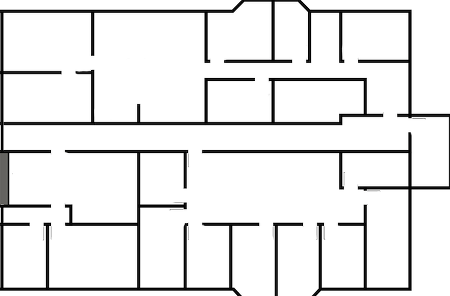
#> input picture Code_Astar/office.png, 450 x 296 px
$ python pathfind.py
#> lines starting #> are read from the running program, lines starting #| are printed output that depends on the picture; after the words box and inside, x2 and y2 are one past the last pixel; in counts of white or black regions, pixels touching at a corner belong together
"""
 Simple Astar path planning

 author: yowlings

 modified by David Filliat
"""

import cv2
import numpy as np
import time
import math
from matplotlib import pyplot as plt


# parameters
show_animation = False
heuristic_weight = 0.0

class pathfind():
    """
    Path finding in a occupancy grid map using AStar algorithms
    """
    def __init__(self, map_file, robot_radius, start, goal):
#> called with map_file = 'office.png', robot_radius = 2, start = (100, 42), goal = (190, 150)
        self.map_file = map_file
        self.robot_radius = robot_radius
        self.start = start
        self.goal = goal
        self.result_img = cv2.imread(self.map_file)
#> self.result_img is the input picture: shape (296, 450, 3); mean B, G, R 232, 232.1, 232.1
        self.map = cv2.imread(self.map_file, cv2.IMREAD_GRAYSCALE)
#> self.map: shape (296, 450); min 0, max 255, mean 232
        self.columns, self.rows = self.map.shape
#> self.columns = 296; self.rows = 450
        self.threshold()
        self.inflate()

    def distance(self,p,q):
        """
        Euclidian distance, for compatibility, equivalent to math.dist in python 3.8
        """
        return math.sqrt(sum((px - qx) ** 2.0 for px, qx in zip(p, q)))

    def threshold(self):
        """
        Binarize the obstacle map to 0/255
        """
        for i in range(self.columns):
            for j in range(self.rows):
                if self.map[i,j]>128:
                    self.map[i,j]=255
                else:
                    self.map[i,j]=0
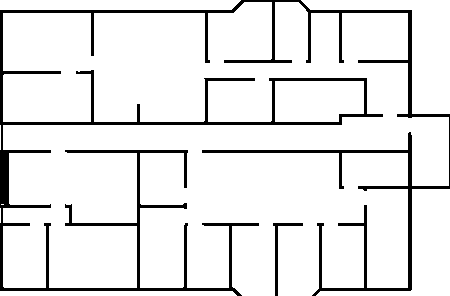
#> self.map: shape (296, 450); 90.7% white; 2 black regions, box (x1, y1, x2, y2) and area: (0, 0, 450, 296) 12090, (273, 223, 303, 296) 300


    def inflate(self):
        """
        Inflate the obstacle size to take the robot radius into account
        """
        old_map = self.map.copy()

        neighbors = np.arange(-self.robot_radius,self.robot_radius+1)
        for i in range(self.columns):
            for j in range(self.rows):
                if old_map[i,j]==0:
                    for u in neighbors:
                        for v in neighbors:
                            if(u!=0 and v!=0):
                                if (((i+u)>=0)&((i+u)<self.columns)&((j+v)>=0)&((j+v)<self.rows)):
                                    self.result_img[i+u,j+v,1]=128
                                    self.map[i+u,j+v]=0
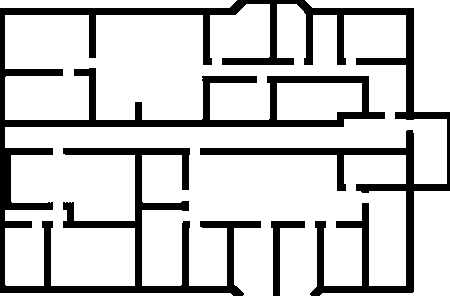
#> self.map: shape (296, 450); 79.2% white; 2 black regions, box (x1, y1, x2, y2) and area: (0, 0, 450, 296) 26971, (271, 221, 305, 296) 714
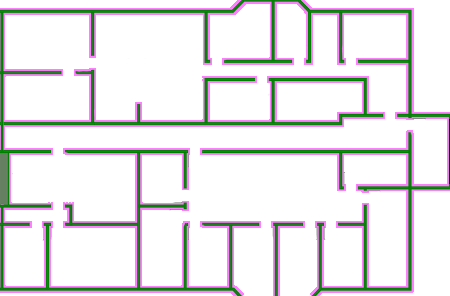
#> self.result_img: shape (296, 450, 3); mean B, G, R 232, 228.5, 232.1


    def get_neighbors(self,current):
        """
        Return neighbor nodes using 8-connectivity
        """
        neighbors = []
        if(current[0]+1<self.columns and self.map[current[0]+1,current[1]]==255):
            neighbors.append((current[0]+1, current[1]))
        if(current[0]-1>=0 and self.map[current[0]-1,current[1]]==255):
            neighbors.append((current[0]-1, current[1]))
        if(current[1]-1>=0 and self.map[current[0],current[1]-1]==255):
            neighbors.append((current[0], current[1]-1))
        if(current[1]+1<self.rows and self.map[current[0],current[1]+1]==255):
            neighbors.append((current[0], current[1]+1))
        if(current[0]+1<self.columns and current[1]+1<self.rows and self.map[current[0]+1,current[1]+1]==255):
            neighbors.append((current[0]+1, current[1]+1))
        if(current[0]-1>=0 and current[1]-1>=0 and self.map[current[0]-1,current[1]-1]==255):
            neighbors.append((current[0]-1, current[1]-1))
        if(current[1]-1>=0 and current[0]+1<self.columns and self.map[current[0]+1,current[1]-1]==255):
            neighbors.append((current[0]+1, current[1]-1))
        if(current[1]+1<self.rows and current[0]-1>=0 and self.map[current[0]-1,current[1]+1]==255):
            neighbors.append((current[0]-1, current[1]+1))

        return neighbors


    def heuristic(self,a,b):
        """
        Return heuristic for AStar
        """
        return self.distance(a,b)


    def draw_path(self):
        """
        Draw the computed path, after AStar
        """
        cv2.circle(self.result_img, (self.start[1],self.start[0]), 2, (255,0,0),2)
        cv2.circle(self.result_img, (self.goal[1],self.goal[0]), 2, (0,0,255),2)

        for current in self.path:
            cv2.circle(self.result_img, (current[1],current[0]), 0, (255,0,0),0)

        return self.result_img

    def get_path_length(self):
        """
        Return path length, after AStar
        """
        length = 0
        for i,k in zip(self.path[0::], self.path[1::]):
            length += self.distance(i, k)
        return length


    def astar(self):
        """
        Compute shortest path using AStar algorithm
        """
        frontier = {}
        frontier[self.start] = heuristic_weight * self.heuristic(self.goal, self.start)

        self.came_from = {}
        cost_so_far = {}
        closed = {}
        self.came_from[self.start] = None
        cost_so_far[self.start] = 0
        iter = 0

        while frontier:
            iter += 1

            current = min(frontier, key=frontier.get)

            # draw frontier for results
            self.result_img[current[0],current[1],1] = 255
            dist = cv2.distanceTransform(self.map, cv2.DIST_L2, 3)
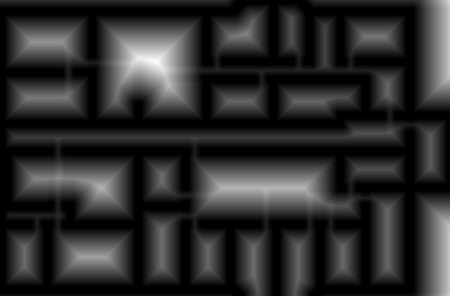
#> dist: shape (296, 450) float32; min 0, max 44.89, mean 7.8; drawn with min black and max white

            if current == self.goal:
                break

            neighbors = self.get_neighbors(current)
            for next in neighbors:
                new_cost = cost_so_far[current] + 5/dist[current] + self.distance(current, next)
                test = (next in closed) or ((next in frontier) and (new_cost > cost_so_far[next]))
                if not test:
                    cost_so_far[next] = new_cost
                    priority = new_cost + heuristic_weight * self.heuristic(self.goal, next)
                    frontier[next] = priority
                    self.came_from[next] = current

                    # draw frontier for results
                    self.result_img[next[0],next[1],0] = 0
                    self.result_img[next[0],next[1],1] = 0
#> this loop made 8 passes
#> (new_cost, priority) on passes 1 to 8: (1.26, 1.26), (1.26, 1.26), (1.26, 1.26), (1.26, 1.26), (1.68, 1.68), (1.68, 1.68), (1.68, 1.68), (1.68, 1.68)
#> self.result_img: shape (296, 450, 3); 0.01% of pixels changed, all inside (x1, y1, x2, y2) = (41, 99, 44, 102)
#> after the loop, cost_so_far = 9 items; frontier = 9 items; self.came_from = 9 items
            closed[current] = 1
            frontier.pop(current)

            if show_animation and iter % 100 ==0:
                plt.imshow(self.result_img)
                plt.pause(0.001)

        # Compute path
        current = self.goal
        self.path = [current]
        while current != self.start:
            current = self.came_from[current]
            self.path.append(current)
        self.path.append(self.start)
        self.path.reverse()


def main():
    map_file='office.png'
    start = (100,42)
    goal = (190,150)

    # [7 lines of commented-out code are left out]

    d1 = pathfind(map_file,2,start,goal)
    begin = time.time()
    d1.astar()
    end = time.time()


    print('Computing time : ',end - begin)
    print('Path length : ', d1.get_path_length())

    result_img = d1.draw_path()

    plt.imshow(result_img)
    plt.savefig(f'pathfind_map_{map_file[:-4]}_heuristic_{heuristic_weight}.png')
    print("Press Q in figure to finish...")
    plt.show()

if __name__ == '__main__':
    main()

$ run again, with Code_Astar/freespace.png copied over Code_Astar/office.png
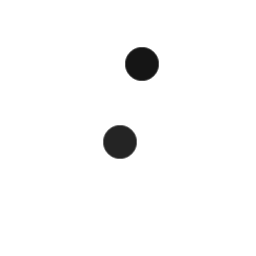
#> input picture Code_Astar/freespace.png, 256 x 256 px
#> in __init__, self.result_img is the input picture: shape (256, 256, 3); min 21, max 255, mean 248.9
#> after the loop in threshold, `for i in range(self.columns):`:
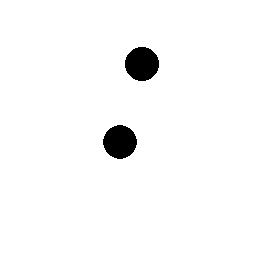
#> self.map: shape (256, 256); 97.3% white; 2 black regions, box (x1, y1, x2, y2) and area: (125, 47, 159, 81) 904, (103, 125, 137, 159) 880
#> in astar, `dist = cv2.distanceTransform(self.map, cv2.DIST_L2, 3)`:
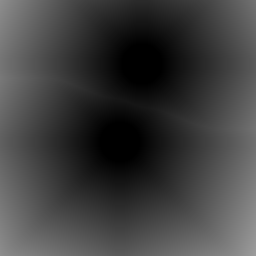
#> dist: shape (256, 256) float32; min 0, max 156.6, mean 62.8
#> the loop in astar, `for next in neighbors:` made 8 passes
#> (new_cost, priority) on passes 1 to 8: (1.07, 1.07), (1.07, 1.07), (1.07, 1.07), (1.07, 1.07), (1.48, 1.48), (1.48, 1.48), (1.48, 1.48), (1.48, 1.48)
#> after the loop in astar, `for next in neighbors:`: cost_so_far = 9 items

$ run again, with Code_Astar/pathfind.png copied over Code_Astar/office.png
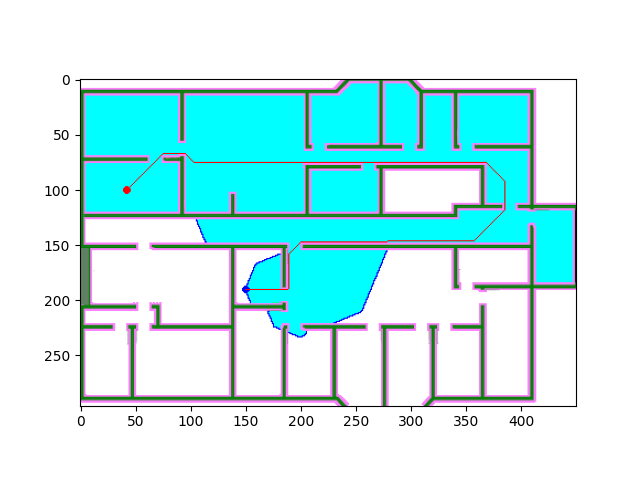
#> input picture Code_Astar/pathfind.png, 640 x 480 px
#> in __init__, self.result_img is the input picture: shape (480, 640, 3); mean B, G, R 240, 237.7, 191.3
#> after the loop in threshold, `for i in range(self.columns):`:
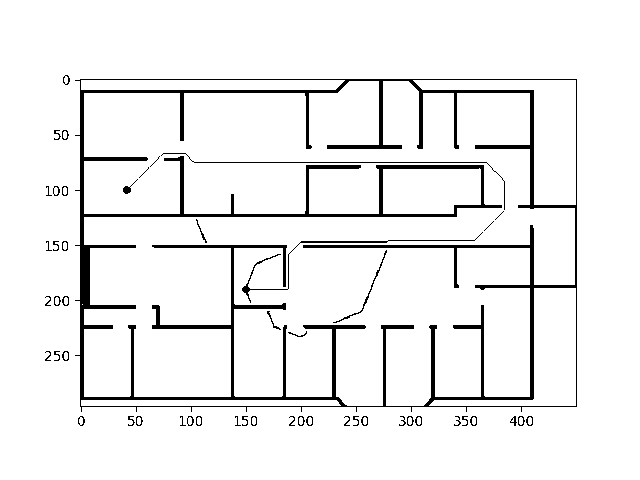
#> self.map: shape (480, 640); 93.9% white; 51 black regions (8 under 20 px), largest, box (x1, y1, x2, y2) and area: (75, 79, 577, 412) 16506, (242, 232, 483, 303) 486, (161, 153, 505, 210) 375
#> in astar, `dist = cv2.distanceTransform(self.map, cv2.DIST_L2, 3)`:
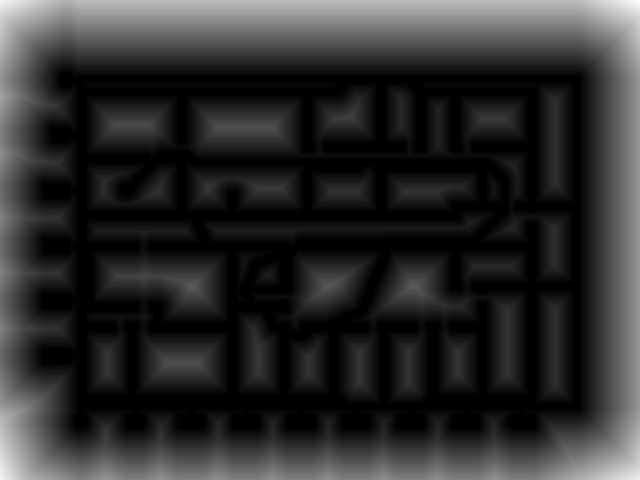
#> dist: shape (480, 640) float32; min 0, max 98.81, mean 17.8; drawn with min black and max white
#> the loop in astar, `for next in neighbors:` made 8 passes
#> (new_cost, priority) on passes 1 to 8: (1.2, 1.2), (1.2, 1.2), (1.2, 1.2), (1.2, 1.2), (1.62, 1.62), (1.62, 1.62), (1.62, 1.62), (1.62, 1.62)
#> after the loop in astar, `for next in neighbors:`: cost_so_far = 9 items
